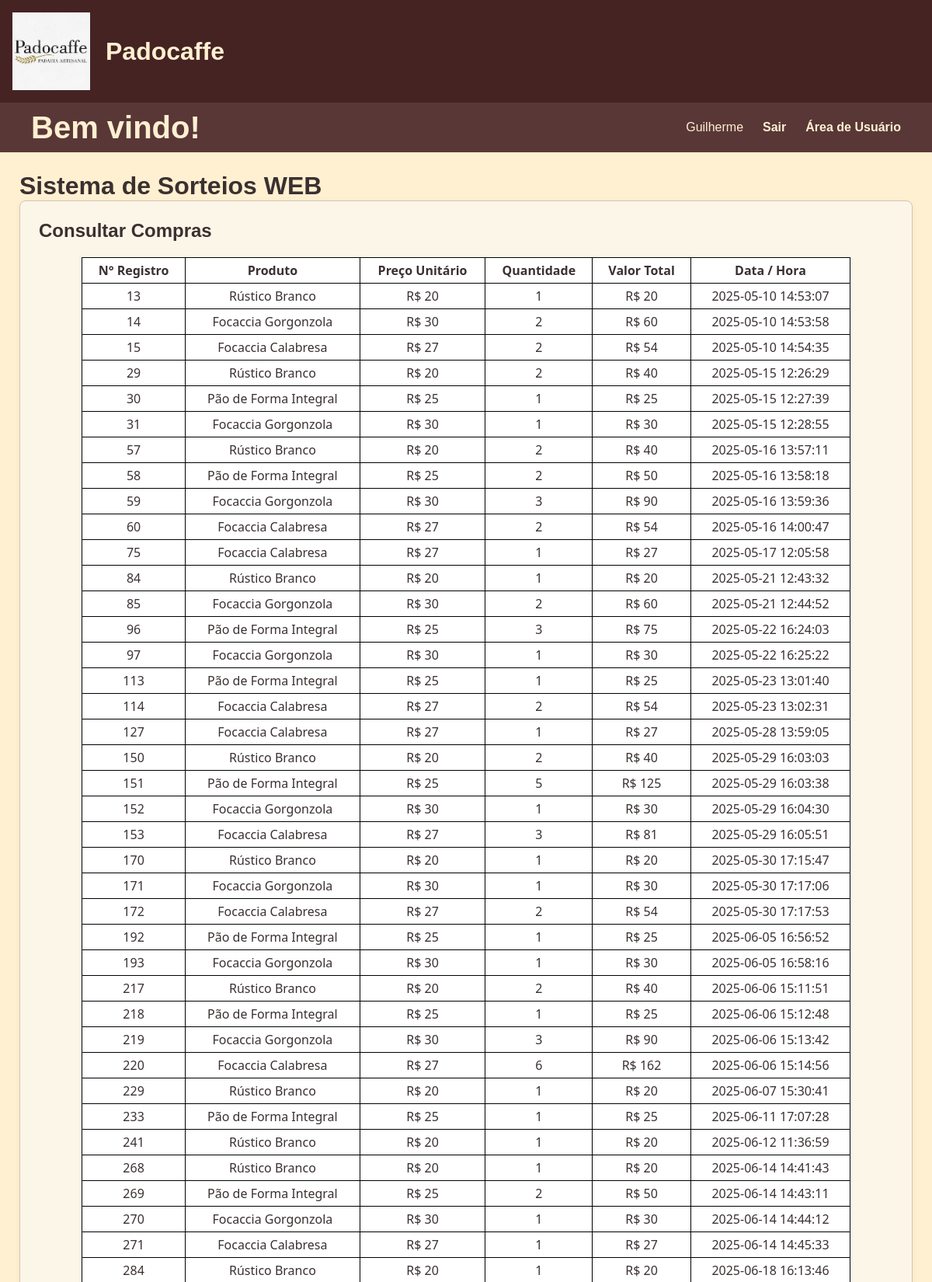
/consultar_compras (signed in, upper part), run on the app's committed database.
### tables this page shows
CREATE TABLE usuario (
  id_usuario INTEGER PRIMARY KEY AUTOINCREMENT,
  username TEXT UNIQUE NOT NULL,
  password TEXT NOT NULL,
  CPF INTEGER NOT NULL,
  celular INTEGER NOT NULL
);

CREATE TABLE venda (
  id_venda INTEGER PRIMARY KEY AUTOINCREMENT,
  data_venda TIMESTAMP NOT NULL,
  id_usuario INTEGER NOT NULL,
  id_produto INTEGER NOT NULL,
  preco_venda DECIMAL(10,2) NOT NULL,
  desconto_unitario DECIMAL(10,2) DEFAULT 0,
  quantidade_vendida INTEGER NOT NULL,
  FOREIGN KEY (id_usuario) REFERENCES usuario(id_usuario),
  FOREIGN KEY (id_produto) REFERENCES produto(id_produto)
);

CREATE TABLE produto (
  id_produto INTEGER PRIMARY KEY AUTOINCREMENT,
  nome TEXT UNIQUE NOT NULL,
  preco_atual DECIMAL(10,2) NOT NULL,
  ativo BOOLEAN DEFAULT 1
);

### flaskr/usuario.py (the view)
@bp.route('/consultar_compras')
@usuario_required
def consultar_compras():
    id_usuario = session["user_id"]
    db = get_db()
    compras = db.execute(
        'SELECT ' +
        ' venda.id_venda AS id_venda, ' +
        ' venda.id_usuario AS id_usuario, ' +
        ' venda.preco_venda AS preco, ' +
        ' venda.quantidade_vendida AS quantidade, ' +
        ' venda.data_venda AS data, ' +
        ' produto.nome AS produto ' +
        ' FROM venda ' +
        ' INNER JOIN produto ON venda.id_produto = produto.id_produto '+
         ' WHERE id_usuario = ?', (id_usuario,)
    ).fetchall()
    if compras:
        return render_template('usuario/consultar_compras.html',compra_encontrada=True,compras=compras)
    else:
        return render_template('usuario/consultar_compras.html',compra_encontrada=False)

### flaskr/auth.py (called while the page is built, shortened)
@bp.before_app_request
def load_logged_in_user():
    user_id = session.get("user_id")
    auth_type = session.get("auth_type")
    if user_id is None:
        g.admin = None
        g.usuario = None
    elif auth_type == "usuario":
        db = get_db()
        g.usuario = db.execute(
            "SELECT id_usuario, username, password FROM usuario WHERE id_usuario = ?",
            (user_id,)
        ).fetchone()
        g.admin = None

def usuario_required(view):
    @functools.wraps(view)
    def wrapped_view(**kwargs):
        if g.usuario is None:
            return redirect(url_for("auth.login_usuario"))
        return view(**kwargs)
    return wrapped_view

### flaskr/db.py (called while the page is built)
def get_db():
    if 'db' not in g:
        g.db = sqlite3.connect(DB_PATH)
        g.db.row_factory = sqlite3.Row
    return g.db

### flaskr/templates/usuario/consultar_compras.html (shortened to what this page needs)
{% extends 'base.html' %}
{% block content %}
    <h2 style="margin-bottom: 20px;">Consultar Compras</h2>
    <div>
        {% if compra_encontrada %}
        <table>
            <tr>
                <th>N° Registro </th>
                <th>Produto </th>
                <th>Preço Unitário</th>
                <th>Quantidade </th>
                <th>Valor Total</th>
                <th>Data / Hora </th>
            </tr>
            {% for compra in compras %}
                <tr>
                    <td>{{compra.id_venda}}</td>
                    <td>{{compra.produto}}</td>
                    <td>R$ {{compra.preco}}</td>
                    <td>{{compra.quantidade}}</td>
                    <td>R$ {{compra.quantidade * compra.preco}}</td>
                    <td>{{compra.data}}</td>
                </tr>
            {% endfor %}
        </table>
        {% else %}
        <p style="margin: 10px;">Você ainda não fez nenhuma compra</p>
        {% endif %}
    </div>
{% endblock %}

### flaskr/templates/base.html (shortened to what this page needs)
<!doctype html>
<html lang="pt-br">
  <head>
    <link rel="stylesheet" href="{{ url_for('static', filename='style.css') }}">
  </head>
  <body>
    <header class="main-header">
        <img src="{{ url_for('static', filename='img/padocaffe imagem.jpeg') }}" alt="Logomarca da Empresa Padocaffe" style="height: 100px;">
        <h1>Padocaffe</h1>
    </header>
    <nav class="navbar">
      <h1>Bem vindo!</h1>
      <ul>
        {% if g.admin %}
            <li><span>{{ g.admin['username'] }}</span></li>
            <li><a class="navbar-item" href="{{ url_for('auth.logout_admin') }}">Sair</a></li>
            <li><a class="navbar-item" href="{{ url_for('admin.index_admin') }}">Área de Administrador</a></li>
        {% else %}
          {% if g.usuario %}
            <li><span>{{ g.usuario['username'] }}</span></li>
            <li><a class="navbar-item" href="{{ url_for('auth.logout_usuario') }}">Sair</a></li>
            <li><a class="navbar-item" href="{{ url_for('usuario.index_usuario') }}">Área de Usuário</a></li>
          {% else %}
            <li><a class="navbar-item" href="{{ url_for('auth.login_admin') }}">Área de Administrador</a></li>
            <li><a class="navbar-item" href="{{ url_for('auth.index') }}">Voltar ao Início</a></li>
          {% endif %}
        {% endif %}
      </ul>
    </nav>
    <main>
      <div style="display: flex; align-items: center; gap: 12px;">
        <h1 style="margin: 0;">Sistema de Sorteios WEB</h1>
      </div>
      <section class="content">
      {% block content %}{% endblock %}
      </section>
    </main>
  </body>
</html>

### flaskr/static/style.css (style rules this page uses)
* { margin: 0; padding: 0; box-sizing: border-box; }
body { background-color: #FFF0D1; color: #3B3030; font-family: Arial, Helvetica, sans-serif; }
a { color: #664343; text-decoration: none; }
.main-header { background-color: #462323; padding: 1rem; display: flex; align-items: center; gap: 20px; color: #FFF0D1; }
.navbar { width: 100%; height: 4rem; background-color: #593737; display: flex; justify-content: space-between; align-items: center; }
.navbar h1 { margin-left: 2.5rem; font-size: 2.5rem; color: #FFF0D1; }
.navbar ul { margin-right: 2.5rem; list-style: none; display: flex; align-items: center; gap: 25px; }
.navbar li { color: #FFF0D1; display: inline-flex; justify-content: space-evenly; }
.navbar-item { color: #FFF0D1; line-height: 50px; text-decoration: none; font-weight: bold; font-family: Arial, Helvetica, sans-serif; }
table { border: 1px solid black; margin: 10px auto; margin-bottom: 20px; width: 90%; background-color: white; color: #3B3030; border-collapse: collapse; font-family:'Segoe UI', Tahoma, Geneva, Verdana, sans-serif; }
td { border: 1px solid black; margin: 0px; padding: 5px 10px; background-color: white; text-align: center; }
th { border: 1px solid black; margin: 0px; padding: 5px 10px; background-color: #ffffff; text-align: center; }
main { padding: 25px; }
.content { background-color: #fcf6e8; padding: 1.5rem; border: 1px solid #d3c5b4; border-radius: 8px; box-shadow: 0 2px 8px rgba(0,0,0,0.05); }
.content:last-child { margin-bottom: 0; }

### data on the page
usuario: usuario.username "Guilherme"
venda: id_venda "13", produto "Rústico Branco", preco "20", quantidade "1", compra.quantidade*compra.preco "20", data "2025-05-10 14:53:07"
venda: id_venda "14", produto "Focaccia Gorgonzola", preco "30", quantidade "2", compra.quantidade*compra.preco "60", data "2025-05-10 14:53:58"
venda: id_venda "15", produto "Focaccia Calabresa", preco "27", quantidade "2", compra.quantidade*compra.preco "54", data "2025-05-10 14:54:35"
venda: id_venda "29", produto "Rústico Branco", preco "20", quantidade "2", compra.quantidade*compra.preco "40", data "2025-05-15 12:26:29"
venda: id_venda "30", produto "Pão de Forma Integral", preco "25", quantidade "1", compra.quantidade*compra.preco "25", data "2025-05-15 12:27:39"
venda: id_venda "31", produto "Focaccia Gorgonzola", preco "30", quantidade "1", compra.quantidade*compra.preco "30", data "2025-05-15 12:28:55"
venda: id_venda "57", produto "Rústico Branco", preco "20", quantidade "2", compra.quantidade*compra.preco "40", data "2025-05-16 13:57:11"
venda: id_venda "58", produto "Pão de Forma Integral", preco "25", quantidade "2", compra.quantidade*compra.preco "50", data "2025-05-16 13:58:18"
venda: id_venda "59", produto "Focaccia Gorgonzola", preco "30", quantidade "3", compra.quantidade*compra.preco "90", data "2025-05-16 13:59:36"
venda: id_venda "60", produto "Focaccia Calabresa", preco "27", quantidade "2", compra.quantidade*compra.preco "54", data "2025-05-16 14:00:47"
venda: id_venda "75", produto "Focaccia Calabresa", preco "27", quantidade "1", compra.quantidade*compra.preco "27", data "2025-05-17 12:05:58"
venda: id_venda "84", produto "Rústico Branco", preco "20", quantidade "1", compra.quantidade*compra.preco "20", data "2025-05-21 12:43:32"
venda: id_venda "85", produto "Focaccia Gorgonzola", preco "30", quantidade "2", compra.quantidade*compra.preco "60", data "2025-05-21 12:44:52"
venda: id_venda "96", produto "Pão de Forma Integral", preco "25", quantidade "3", compra.quantidade*compra.preco "75", data "2025-05-22 16:24:03"
venda: id_venda "97", produto "Focaccia Gorgonzola", preco "30", quantidade "1", compra.quantidade*compra.preco "30", data "2025-05-22 16:25:22"
venda: id_venda "113", produto "Pão de Forma Integral", preco "25", quantidade "1", compra.quantidade*compra.preco "25", data "2025-05-23 13:01:40"
venda: id_venda "114", produto "Focaccia Calabresa", preco "27", quantidade "2", compra.quantidade*compra.preco "54", data "2025-05-23 13:02:31"
venda: id_venda "127", produto "Focaccia Calabresa", preco "27", quantidade "1", compra.quantidade*compra.preco "27", data "2025-05-28 13:59:05"
venda: id_venda "150", produto "Rústico Branco", preco "20", quantidade "2", compra.quantidade*compra.preco "40", data "2025-05-29 16:03:03"
venda: id_venda "151", produto "Pão de Forma Integral", preco "25", quantidade "5", compra.quantidade*compra.preco "125", data "2025-05-29 16:03:38"
venda: id_venda "152", produto "Focaccia Gorgonzola", preco "30", quantidade "1", compra.quantidade*compra.preco "30", data "2025-05-29 16:04:30"
venda: id_venda "153", produto "Focaccia Calabresa", preco "27", quantidade "3", compra.quantidade*compra.preco "81", data "2025-05-29 16:05:51"
venda: id_venda "170", produto "Rústico Branco", preco "20", quantidade "1", compra.quantidade*compra.preco "20", data "2025-05-30 17:15:47"
venda: id_venda "171", produto "Focaccia Gorgonzola", preco "30", quantidade "1", compra.quantidade*compra.preco "30", data "2025-05-30 17:17:06"
venda: id_venda "172", produto "Focaccia Calabresa", preco "27", quantidade "2", compra.quantidade*compra.preco "54", data "2025-05-30 17:17:53"
venda: id_venda "192", produto "Pão de Forma Integral", preco "25", quantidade "1", compra.quantidade*compra.preco "25", data "2025-06-05 16:56:52"
venda: id_venda "193", produto "Focaccia Gorgonzola", preco "30", quantidade "1", compra.quantidade*compra.preco "30", data "2025-06-05 16:58:16"
venda: id_venda "217", produto "Rústico Branco", preco "20", quantidade "2", compra.quantidade*compra.preco "40", data "2025-06-06 15:11:51"
venda: id_venda "218", produto "Pão de Forma Integral", preco "25", quantidade "1", compra.quantidade*compra.preco "25", data "2025-06-06 15:12:48"
venda: id_venda "219", produto "Focaccia Gorgonzola", preco "30", quantidade "3", compra.quantidade*compra.preco "90", data "2025-06-06 15:13:42"
venda: id_venda "220", produto "Focaccia Calabresa", preco "27", quantidade "6", compra.quantidade*compra.preco "162", data "2025-06-06 15:14:56"
venda: id_venda "229", produto "Rústico Branco", preco "20", quantidade "1", compra.quantidade*compra.preco "20", data "2025-06-07 15:30:41"
venda: id_venda "233", produto "Pão de Forma Integral", preco "25", quantidade "1", compra.quantidade*compra.preco "25", data "2025-06-11 17:07:28"
venda: id_venda "241", produto "Rústico Branco", preco "20", quantidade "1", compra.quantidade*compra.preco "20", data "2025-06-12 11:36:59"
venda: id_venda "268", produto "Rústico Branco", preco "20", quantidade "1", compra.quantidade*compra.preco "20", data "2025-06-14 14:41:43"
venda: id_venda "269", produto "Pão de Forma Integral", preco "25", quantidade "2", compra.quantidade*compra.preco "50", data "2025-06-14 14:43:11"
venda: id_venda "270", produto "Focaccia Gorgonzola", preco "30", quantidade "1", compra.quantidade*compra.preco "30", data "2025-06-14 14:44:12"
venda: id_venda "271", produto "Focaccia Calabresa", preco "27", quantidade "1", compra.quantidade*compra.preco "27", data "2025-06-14 14:45:33"
venda: id_venda "284", produto "Rústico Branco", preco "20", quantidade "1", compra.quantidade*compra.preco "20", data "2025-06-18 16:13:46"
